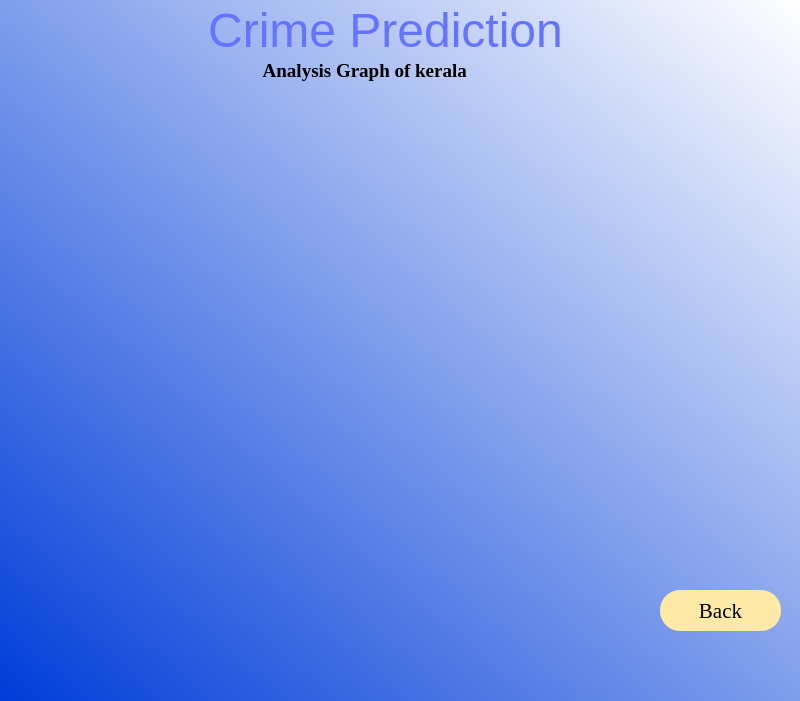
<?xml version="1.0" encoding="UTF-8"?>
<ui version="4.0">
 <class>Dialog</class>
 <widget class="QDialog" name="Dialog">
  <property name="geometry">
   <rect>
    <x>0</x>
    <y>0</y>
    <width>800</width>
    <height>701</height>
   </rect>
  </property>
  <property name="windowTitle">
   <string>Dialog</string>
  </property>
  <widget class="QWidget" name="bgwidget" native="true">
   <property name="geometry">
    <rect>
     <x>0</x>
     <y>0</y>
     <width>801</width>
     <height>701</height>
    </rect>
   </property>
   <property name="styleSheet">
    <string notr="true">QWidget#bgwidget{
background-color:qlineargradient(spread:pad, x1:0, y1:1, x2:1, y2:0, stop:0 rgba(0, 60, 216, 255), stop:1 rgba(255, 255, 255, 255));}
</string>
   </property>
   <widget class="QLabel" name="text1">
    <property name="geometry">
     <rect>
      <x>100</x>
      <y>-10</y>
      <width>571</width>
      <height>81</height>
     </rect>
    </property>
    <property name="styleSheet">
     <string notr="true">font: 87 38pt &quot;Arial Black&quot;;
 color:rgb(101, 116, 255);</string>
    </property>
    <property name="text">
     <string>&lt;html&gt;&lt;head/&gt;&lt;body&gt;&lt;p align=&quot;center&quot;&gt;&lt;span style=&quot; font-size:36pt;&quot;&gt;Crime Prediction&lt;/span&gt;&lt;/p&gt;&lt;/body&gt;&lt;/html&gt;</string>
    </property>
   </widget>
   <widget class="QLabel" name="GraphtText">
    <property name="geometry">
     <rect>
      <x>240</x>
      <y>50</y>
      <width>301</width>
      <height>41</height>
     </rect>
    </property>
    <property name="font">
     <font>
      <family>Times New Roman</family>
      <pointsize>14</pointsize>
      <weight>75</weight>
      <bold>true</bold>
     </font>
    </property>
    <property name="autoFillBackground">
     <bool>false</bool>
    </property>
    <property name="text">
     <string>     Analysis Graph of kerala</string>
    </property>
   </widget>
   <widget class="QLabel" name="image">
    <property name="geometry">
     <rect>
      <x>30</x>
      <y>90</y>
      <width>721</width>
      <height>491</height>
     </rect>
    </property>
    <property name="text">
     <string/>
    </property>
    <property name="pixmap">
     <pixmap>ppp.jpg</pixmap>
    </property>
   </widget>
   <widget class="QPushButton" name="GraphBack">
    <property name="geometry">
     <rect>
      <x>660</x>
      <y>590</y>
      <width>121</width>
      <height>41</height>
     </rect>
    </property>
    <property name="font">
     <font>
      <family>Times New Roman</family>
      <pointsize>16</pointsize>
      <weight>9</weight>
      <italic>false</italic>
      <bold>false</bold>
     </font>
    </property>
    <property name="styleSheet">
     <string notr="true">border-radius:20px;
background-color: rgb(255, 233, 166);
;
font: 75 16pt &quot;Times New Roman&quot;;</string>
    </property>
    <property name="text">
     <string>Back</string>
    </property>
    <property name="default">
     <bool>false</bool>
    </property>
   </widget>
  </widget>
 </widget>
 <resources>
  <include location="pppp.qrc"/>
 </resources>
 <connections/>
</ui>
